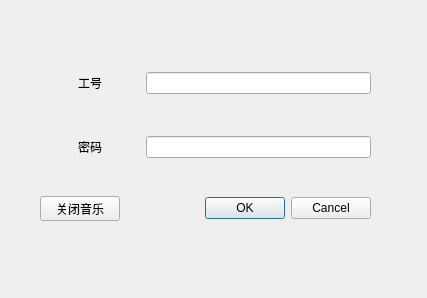
<?xml version="1.0" encoding="UTF-8"?>
<ui version="4.0">
 <class>user_tranRecord</class>
 <widget class="QDialog" name="user_tranRecord">
  <property name="geometry">
   <rect>
    <x>0</x>
    <y>0</y>
    <width>427</width>
    <height>298</height>
   </rect>
  </property>
  <property name="windowTitle">
   <string>Dialog</string>
  </property>
  <property name="styleSheet">
   <string notr="true">background-image: url(:/log1.jpg);</string>
  </property>
  <widget class="QWidget" name="gridLayoutWidget">
   <property name="geometry">
    <rect>
     <x>40</x>
     <y>40</y>
     <width>331</width>
     <height>211</height>
    </rect>
   </property>
   <layout class="QGridLayout" name="gridLayout">
    <item row="0" column="0">
     <widget class="QLabel" name="label">
      <property name="minimumSize">
       <size>
        <width>100</width>
        <height>30</height>
       </size>
      </property>
      <property name="maximumSize">
       <size>
        <width>100</width>
        <height>30</height>
       </size>
      </property>
      <property name="text">
       <string>工号</string>
      </property>
      <property name="alignment">
       <set>Qt::AlignCenter</set>
      </property>
     </widget>
    </item>
    <item row="2" column="0">
     <widget class="QLabel" name="label_2">
      <property name="minimumSize">
       <size>
        <width>100</width>
        <height>30</height>
       </size>
      </property>
      <property name="maximumSize">
       <size>
        <width>100</width>
        <height>30</height>
       </size>
      </property>
      <property name="text">
       <string>密码</string>
      </property>
      <property name="alignment">
       <set>Qt::AlignCenter</set>
      </property>
     </widget>
    </item>
    <item row="0" column="1">
     <widget class="QLineEdit" name="num"/>
    </item>
    <item row="2" column="1">
     <widget class="QLineEdit" name="passward"/>
    </item>
    <item row="4" column="1">
     <widget class="QDialogButtonBox" name="Yesorno">
      <property name="standardButtons">
       <set>QDialogButtonBox::Cancel|QDialogButtonBox::Ok</set>
      </property>
     </widget>
    </item>
    <item row="4" column="0">
     <widget class="QPushButton" name="close_music">
      <property name="minimumSize">
       <size>
        <width>80</width>
        <height>25</height>
       </size>
      </property>
      <property name="maximumSize">
       <size>
        <width>80</width>
        <height>25</height>
       </size>
      </property>
      <property name="text">
       <string>关闭音乐</string>
      </property>
     </widget>
    </item>
   </layout>
  </widget>
 </widget>
 <resources/>
 <connections/>
</ui>
